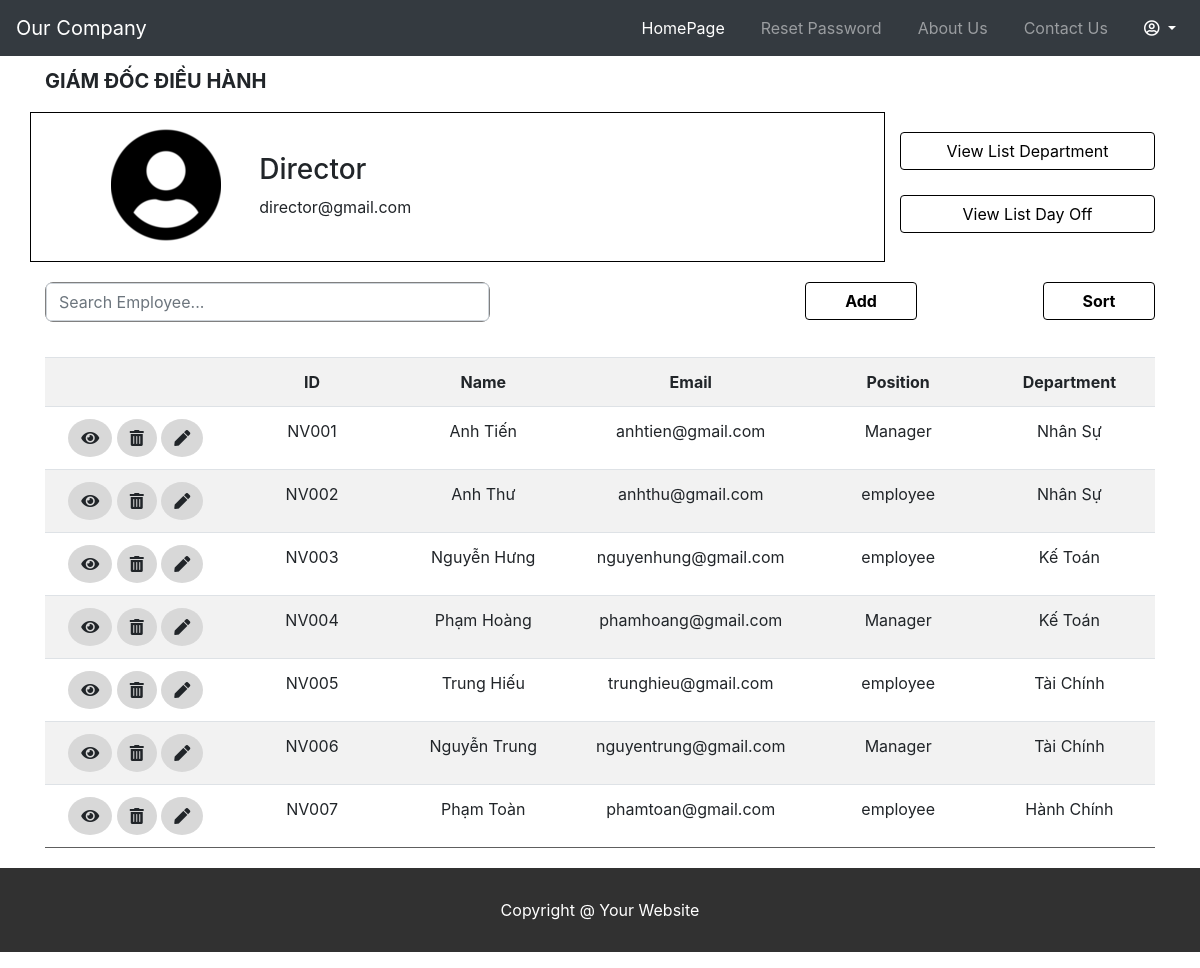
The app's page /giamdoc/giamdoc1.php (signed in) with its own data.
### tables this page shows
CREATE TABLE `employee` (
  `idnv` varchar(50) NOT NULL,
  `name` varchar(255) NOT NULL,
  `username` varchar(255) DEFAULT NULL,
  `position` varchar(255) DEFAULT NULL,
  `department` varchar(255) DEFAULT NULL,
  `id_department` varchar(50) DEFAULT NULL,
  `email` varchar(255) DEFAULT NULL,
  `phone` varchar(255) DEFAULT NULL,
  `indentity` varchar(255) DEFAULT NULL,
  `gender` varchar(255) DEFAULT NULL,
  `image` varchar(255) DEFAULT NULL,
  `password` varchar(255) DEFAULT NULL,
  `role` varchar(50) DEFAULT NULL
);

### db.php (called while the page is built, shortened)
<?php
    function open_database() {
        $conn = new mysqli(HOST, USER, PASSWORD, DB);
        return $conn;
    }
	function get_employee(){
        $sql = "SELECT * FROM employee";
        $conn = open_database();
        $result = $conn->query($sql);
        $data = array();
        while (($row = $result->fetch_assoc())){
            $data[] = $row;
        }
        return array('code'=>0, 'data'=>$data);
    }
?>

### giamdoc/giamdoc1.php (the view, shortened to what this page needs)
<?php
	require_once('../db.php');
?>
<!DOCTYPE html>
<html lang="en">
<head>
	<link rel="stylesheet" href="https://maxcdn.bootstrapcdn.com/bootstrap/4.5.2/css/bootstrap.min.css">
	<link rel="stylesheet" href="https://cdnjs.cloudflare.com/ajax/libs/font-awesome/5.15.1/css/all.min.css" />
	<link rel="stylesheet" href="../style.css">
</head>
<?php
    $tentk = '';
?>
<body>
    <nav class="navbar navbar-expand-md bg-dark navbar-dark">
                <a class="navbar-brand" href="">Our Company</a>
                <div class="collapse navbar-collapse" id="collapsibleNavbar">
                    <ul class="navbar-nav ml-auto">
					<li class="nav-item">
                            <a class="nav-link" href="#" style="color: white;">HomePage</a>
                        </li>
						<li class="nav-item">
                            <a class="nav-link" href="../giamdoc/request.php">Reset Password</a>
                        </li>
                        <li class="nav-item">
                            <a class="nav-link" href="../about.html">About Us</a>
                        </li>
						<li class="nav-item">
                            <a class="nav-link" href="../contact.html">Contact Us</a>
                        </li>
						<li class="nav-item" style = "cursor: pointer;">
							<div class="dropdown">
								<a class="dropdown-toggle nav-link" id="dropdownMenuButton" data-toggle="dropdown" data-display="static" aria-haspopup="true" aria-expanded="false" style="color: white;">
									<span><i class="far fa-user-circle"></i></span>
								</a>
							</div>
                        </li>
                    </ul>
                </div>
        </nav>
    <div class="container">
		<div class="title-text">
			<p>GIÁM ĐỐC ĐIỀU HÀNH</p>
		</div>
        <div class="row" style="margin-bottom: 20px">
            <div class="col-lg-9 col-md-8 first-item">
				<div class="row">
					<div class="col-lg-3 col-md-4 col-sm-4 col-5">
						<div class="image-user">
							<img src="../user-circle.png" class="rounded-circle">
						</div>
					</div>
					<div class="col-lg-9 col-md-8 col-sm-6 col-7 text-user">
						<h3>Director</h3>
						<p>director@gmail.com</p>
					</div>
				</div>
            </div>
			<div class="col-lg-3 col-md-4  second-item">
				<div class="row">
					<div class="col-lg-12 col-md-12 col-sm-6 col-12">
						<button onclick="departmentPage()" class="btn" style="color: black; border: black solid 1px">View List Department</button>
					</div>
					<div class="col-lg-12 col-md-12 col-sm-6 col-12">
						<button onclick="dayOffPage()" class="btn" style="color: black; border: black solid 1px">View List Day Off</button>
					</div>
				</div>
            </div>
        </div>
		<div class="row" style="margin-bottom: 20px">
            <div class="col-lg-5 col-md-6 col-sm-12 col-12">
				<form action="" method="post">
					<div class="form-group search" style="border: 1px solid gray; border-radius: 8px">
						<input type="search" id="form" name="search" class="form-control" placeholder="Search Employee...">
					</div>
				</form>
            </div>
			<div class="col-lg-3 col-md-1">
            </div>
			<div class="col-lg-2 col-md-2 col-sm-6 col-6 add text-left">
				<button class="btn" style = "font-weight: bold; color: black; border: 1px solid black" data-toggle="modal" data-target="#add-modal">Add</button>
            </div>
			<div class="col-lg-2 col-md-3 col-sm-6 col-6 sort text-right">
				<div class="dropdown">
					<button class="btn" style = "font-weight: bold; color: black; border: 1px solid black" class="dropdown-toggle nav-link" id="dropdownMenuButton" data-toggle="dropdown" data-display="static" aria-haspopup="true" aria-expanded="false">Sort</button>
				</div>
            </div>
		</div>
		<div style="overflow-x:auto;">
			<table cellpadding="10" cellspacing="10" border="0" style="border-collapse: collapse; margin: auto" class="table table-striped">
				<tr class="header">
					<td></td>
					<td>ID</td>
					<td>Name</td>
					<td>Email</td>
					<td>Position</td>
					<td>Department</td>
				</tr>
				<?php
					if(isset($_POST['search']))
					{
						$temp = $_POST['search'];
						$result = search_employee($temp);
					}
					else if(isset($_POST['asc']))
					{
						$result = sort_by_az_employee();
					}
					else if(isset($_POST['desc']))
					{
						$result = sort_by_za_employee();
					}
					else{
						$result = get_employee();
					}
					$data = $result['data'];
					foreach ($data as $item){
						$idnv = $item['idnv'];
						$name = $item['name'];
						$username = $item['username'];
						$position = $item['position'];
						$email =  $item['email'];
						$department = $item['department'];
						$id_department = $item['id_department'];
						$phone = $item['phone'];
						$indentity = $item['indentity'];
						$gender = $item['gender'];
				?>
						<tr class="item">
							<td>
								<a href="#" class="btn viewEmployee" style="border-radius: 70%; background-color: #D8D8D8" data-toggle="modal" data-target="#info-modal" data-id="<?=$idnv?>" data-name="<?=$name?>" data-tentk="<?=$username?>" data-position="<?=$position?>" data-department="<?=$department?>" data-iddepartment="<?=$id_department?>" data-email="<?=$email?>" data-phone="<?=$phone?>" data-indentity="<?=$indentity?>" data-gender="<?=$gender?>">
									<span><i class="fas fa-eye"></i></span>
								</a>
								<a href="#" class="btn deleteEmployee" style="border-radius: 70%; background-color: #D8D8D8" data-toggle="modal" data-target="#delete-modal" data-id="<?=$idnv?>" data-name="<?=$name?>" data-tentk="<?=$tentk?>" data-position="<?=$position?>" data-department="<?=$department?>">
									<span><i class="fas fa-trash-alt"></i></span>
								</a>
								<a href="#" class="btn editEmployee" style="border-radius: 70%; background-color: #D8D8D8" data-toggle="modal" data-target="#update-modal" data-id="<?=$idnv?>" data-name="<?=$name?>" data-tentk="<?=$username?>" data-position="<?=$position?>" data-department="<?=$department?>" data-iddepartment="<?=$id_department?>" data-email="<?=$email?>" data-phone="<?=$phone?>" data-indentity="<?=$indentity?>" data-gender="<?=$gender?>">
									<span><i class="fas fa-pen"></i></span>
								</a>
							</td>
							<td><?=$idnv?></td>
							<td><?=$name?></td>
							<td><?=$email?></td>
							<td><?=$position?></td>
							<td><?=$department?></td>
						</tr>
				<?php
					}
				?>
			</table>
		</div>
     </div>
	<footer>
		<p class="footer-text">Copyright @ Your Website</p>
	</footer>
</body>
</html>

### style.css (style rules this page uses)
* { box-sizing: border-box; }
.first-item { border: solid 1px black; height: 150px; }
.second-item { background-color: white; }
.second-item button { margin-bottom: 5px; margin-top: 20px; width: 100%; }
.footer-text { background-color: rgba(0, 0, 0, 0.808); color: white; text-align: center; padding: 30px; margin-top: 20px; }
table { width: 100%; text-align: center; }
td { padding: 10px; }
tr.item { border-top: 1px solid #5e5e5e; border-bottom: 1px solid #5e5e5e; }
tr.item td { min-width: 150px; }
tr.header { font-weight: bold; }
a { text-decoration: none; }
.title-text { font-weight: bold; font-size: 20px; margin-top: 10px; }
.image-user { background-color: white; display: flex; justify-content: right; margin-top: 15px; }
.nav-item { margin-left: 20px; }
.add { background-color: white; }
.add button { width: 70%; }
.sort button { width: 70%; }
.sort { background-color: white; }
.search { background-color: white; margin-bottom: 15px; }
.text-user { margin-top: 40px; background-color: white; }
body { min-height: 100vh; }
.search input { max-width: 100%; }

### records on screen
employee: idnv "NV001", name "Anh Tiến", email "anhtien@gmail.com", position "Manager", department "Nhân Sự"
employee: idnv "NV002", name "Anh Thư", email "anhthu@gmail.com", position "employee", department "Nhân Sự"
employee: idnv "NV003", name "Nguyễn Hưng", email "nguyenhung@gmail.com", position "employee", department "Kế Toán"
employee: idnv "NV004", name "Phạm Hoàng", email "phamhoang@gmail.com", position "Manager", department "Kế Toán"
employee: idnv "NV005", name "Trung Hiếu", email "trunghieu@gmail.com", position "employee", department "Tài Chính"
employee: idnv "NV006", name "Nguyễn Trung", email "nguyentrung@gmail.com", position "Manager", department "Tài Chính"
employee: idnv "NV007", name "Phạm Toàn", email "phamtoan@gmail.com", position "employee", department "Hành Chính"
